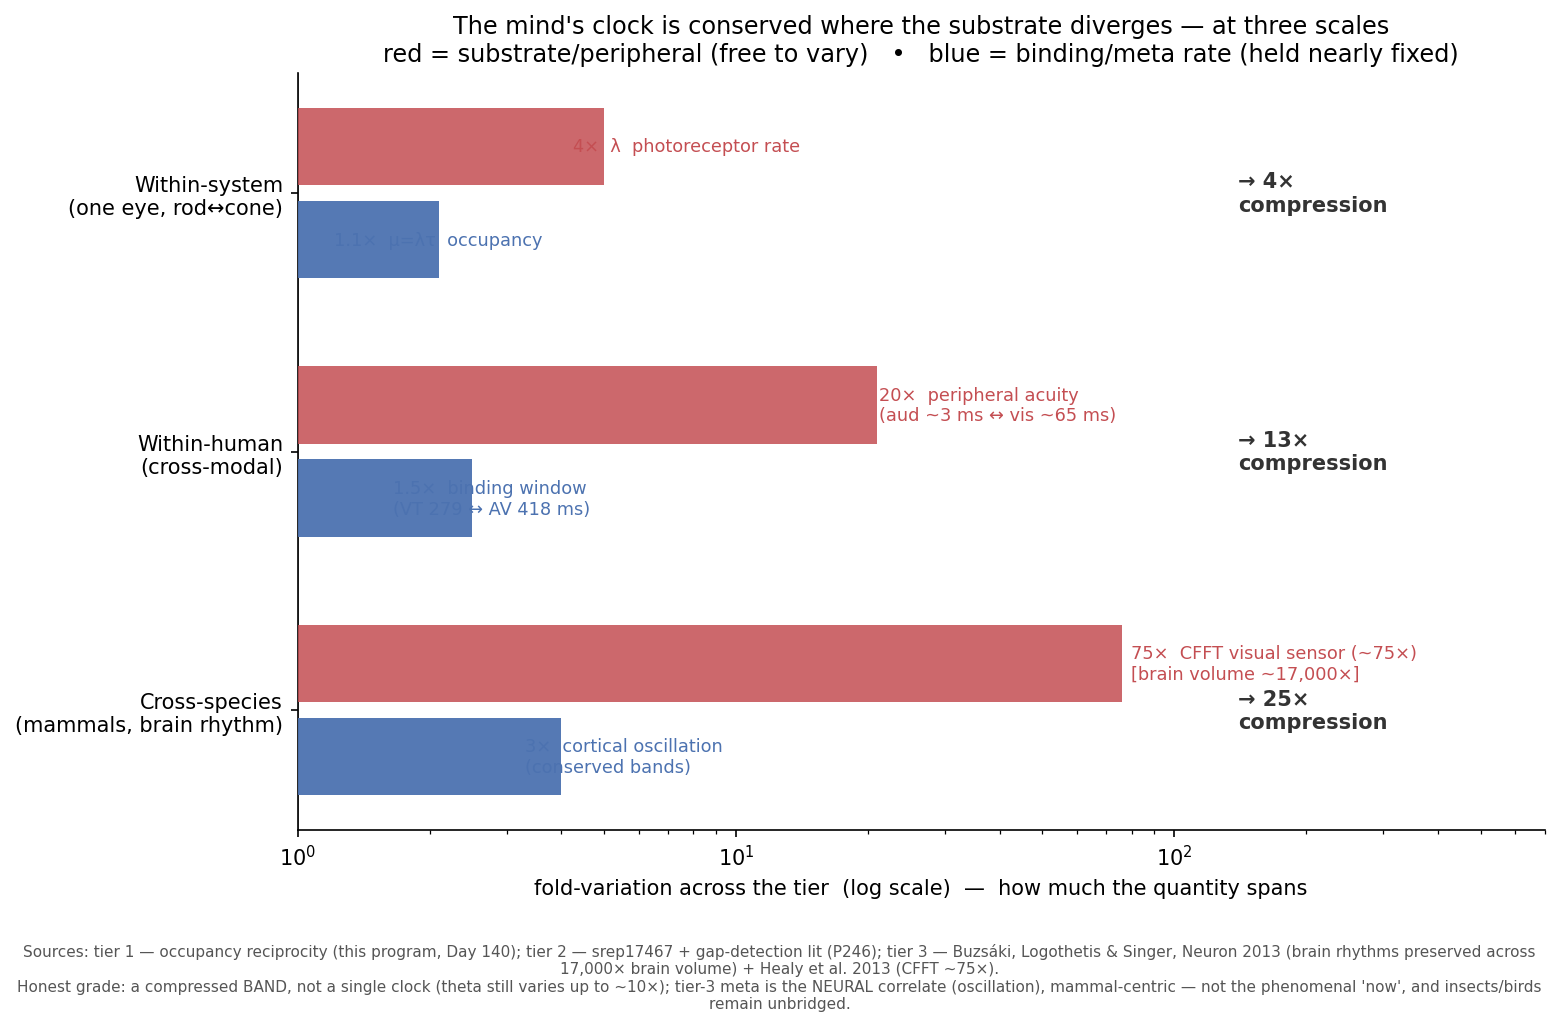

This chart was generated by the following Python code:
#!/usr/bin/env python
"""Three-tier meta-rate compression figure (Day 141).

The same shape at three scales: the BINDING / META quantity is far more invariant than the
SUBSTRATE / PERIPHERAL quantity it sits on top of. Sourced numbers:

TIER 1 — within-system (one human eye, rod<->cone) [our reciprocity work, Day 140]
  substrate: photoreceptor sampling rate lambda varies ~4x bright<->dim
  meta:      occupancy mu = lambda*tau pinned ~constant (tau compensates) -> spread ~1.1x

TIER 2 — within-human (cross-modal binding) [within_human_crossmodal.md, P246, srep17467 + gap-detection lit]
  substrate: peripheral temporal acuity ~20x (auditory ~3 ms <-> visual ~65 ms)
  meta:      cross-modal binding window ~1.5x (VT 279 ms <-> AV 418 ms)

TIER 3 — cross-species (mammals, brain rhythm) [Buzsaki, Logothetis & Singer, Neuron 2013, PMC4009705;
                                               CFFT span: Healy et al. 2013, PMC3791410]
  substrate: CFFT (visual sensor refresh) ~75x across vertebrates; brain VOLUME ~17,000x across mammals
  meta:      cortical oscillation frequency — conserved bands (alpha/gamma/ripple) ~1.6-3x;
             theta (most variable) ~ up to 10x; cross-brain conduction TIME held to "a few-fold"
             despite the 17,000x size (compensated by axon caliber).

Honest grade baked into the caption: a compressed BAND, not a single clock; tier-3 meta is the
NEURAL correlate (oscillation), mammal-centric — not the phenomenal 'now' nor insects/birds.
"""
import matplotlib
matplotlib.use("Agg")
import matplotlib.pyplot as plt
import numpy as np

# (label, substrate_fold, meta_fold, substrate_name, meta_name)
tiers = [
    ("Within-system\n(one eye, rod↔cone)", 4.0, 1.1,
     "λ  photoreceptor rate", "μ=λτ  occupancy"),
    ("Within-human\n(cross-modal)", 20.0, 1.5,
     "peripheral acuity\n(aud ~3 ms ↔ vis ~65 ms)", "binding window\n(VT 279 ↔ AV 418 ms)"),
    ("Cross-species\n(mammals, brain rhythm)", 75.0, 3.0,
     "CFFT visual sensor (~75×)\n[brain volume ~17,000×]", "cortical oscillation\n(conserved bands)"),
]

fig, ax = plt.subplots(figsize=(10.5, 6.2))
ax.set_xscale("log")
y = np.arange(len(tiers))[::-1] * 1.0  # top = tier 1
barh = 0.30
sub_color, meta_color = "#c44e52", "#4c72b0"

for i, (label, sub, meta, sub_n, meta_n) in enumerate(tiers):
    yy = y[i]
    # substrate span (wide, light) and meta span (narrow, dark), both starting at 1x
    ax.barh(yy + 0.18, sub, left=1.0, height=barh, color=sub_color, alpha=0.85, zorder=3)
    ax.barh(yy - 0.18, meta, left=1.0, height=barh, color=meta_color, alpha=0.95, zorder=3)
    # span labels at the end of each bar
    ax.text(sub * 1.06, yy + 0.18, f"{sub:g}×  {sub_n}", va="center", ha="left", fontsize=8.5, color=sub_color)
    ax.text(meta * 1.10, yy - 0.18, f"{meta:g}×  {meta_n}", va="center", ha="left", fontsize=8.5, color=meta_color)
    # compression ratio
    comp = sub / meta
    ax.text(140, yy, f"→ {comp:.0f}×\ncompression", va="center", ha="left", fontsize=10,
            fontweight="bold", color="#333333")

ax.set_yticks(y)
ax.set_yticklabels([t[0] for t in tiers], fontsize=10)
ax.set_xlim(1, 700)
ax.set_xlabel("fold-variation across the tier  (log scale)  —  how much the quantity spans", fontsize=10)
ax.axvline(1, color="k", lw=0.8, alpha=0.5)
ax.set_title("The mind's clock is conserved where the substrate diverges — at three scales\n"
             "red = substrate/peripheral (free to vary)   •   blue = binding/meta rate (held nearly fixed)",
             fontsize=11.5)
# legend-ish caption
cap = ("Sources: tier 1 — occupancy reciprocity (this program, Day 140); tier 2 — srep17467 + gap-detection lit (P246); "
       "tier 3 — Buzsáki, Logothetis & Singer, Neuron 2013 (brain rhythms preserved across 17,000× brain volume) + "
       "Healy et al. 2013 (CFFT ~75×).\n"
       "Honest grade: a compressed BAND, not a single clock (theta still varies up to ~10×); tier-3 meta is the NEURAL "
       "correlate (oscillation), mammal-centric — not the phenomenal 'now', and insects/birds remain unbridged.")
fig.text(0.5, -0.02, cap, ha="center", va="top", fontsize=7.3, color="#555555", wrap=True)

ax.spines[["top", "right"]].set_visible(False)
plt.tight_layout()
out = "three_tier_compression.png"
plt.savefig(out, dpi=150, bbox_inches="tight")
print(f"wrote {out}")
print("compression ratios:", [f"{s/m:.1f}x" for _, s, m, _, _ in tiers])
